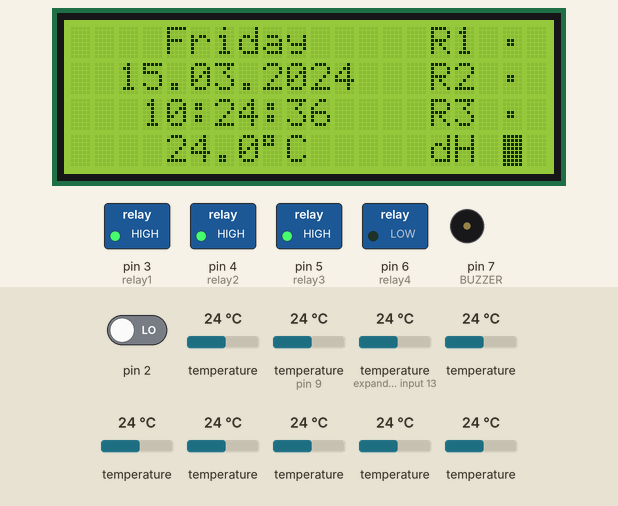
This sketch was run on a simulated Arduino Uno, built with avr-gcc and run on an emulated ATmega328P. On the bench: 20×4 character LCD, switched loads named in the sketch (green lamp = pin HIGH), buzzer (waves = sounding, pin HIGH). The inputs (shaded band) are chosen by the test bench; at power-on: temperature 24 °C, pin 2 LOW, temperature (sensors on pin 9, expander input 13) 24 °C. The local clock reads 2024-03-15 10:24:30 at power-on unless the sketch sets it; random numbers use the default seed unless the sketch sets one; what the sketch prints to the serial monitor is not drawn.

Above: at 7.1 s.
7.2 s: temperature (sensor 409) set to 12 °C
At 11.3 s:
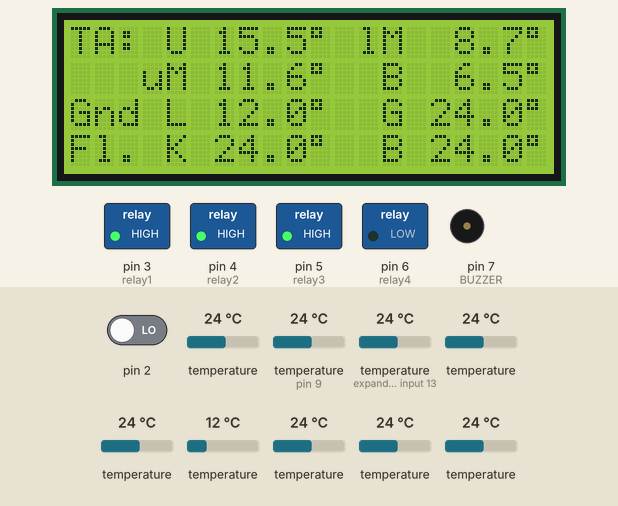
14.5 s: temperature (sensor 509) set to 12 °C
At 21.7 s:
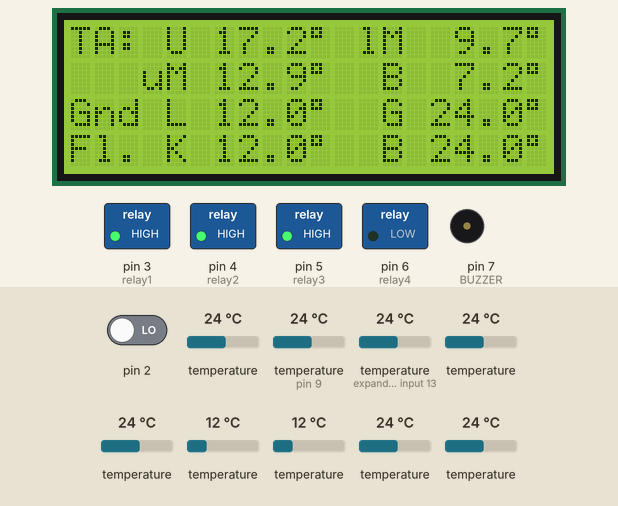
22.6 s: temperature (sensor 609) set to 12 °C
At 25.1 s:
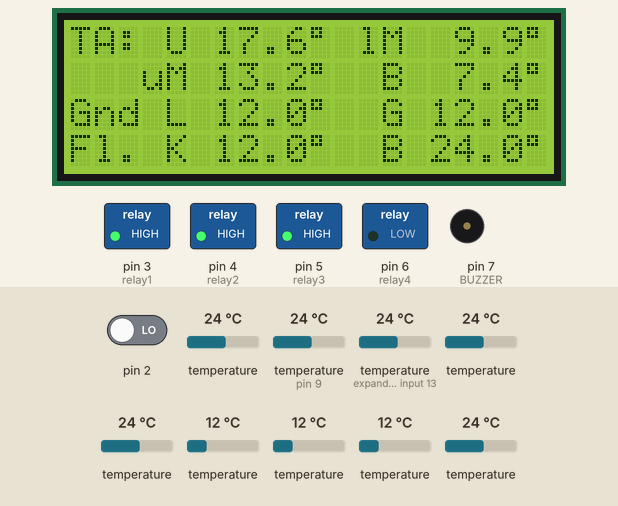
25.5 s: temperature (sensor 709) set to 12 °C
At 33.1 s:
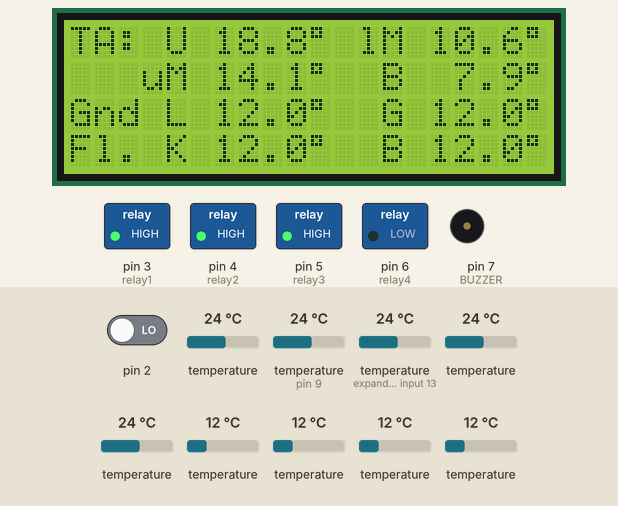
33.5 s: temperature (sensor 0) set to 12 °C
At 39.2 s:
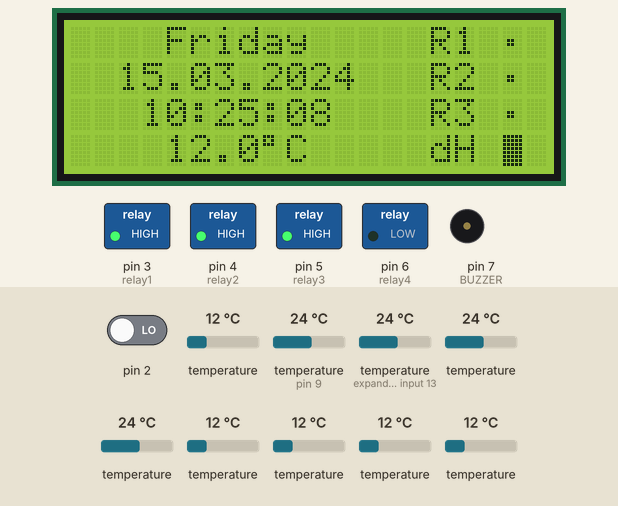
39.5 s: temperature (sensor 0) set to 3 °C
At 40.6 s:
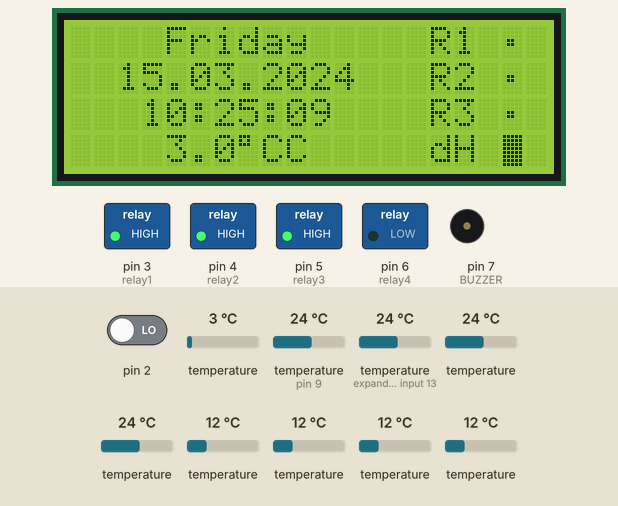
Timing chart, 0 to 42.5 s (numbered marks = the images above; inputs shaded):
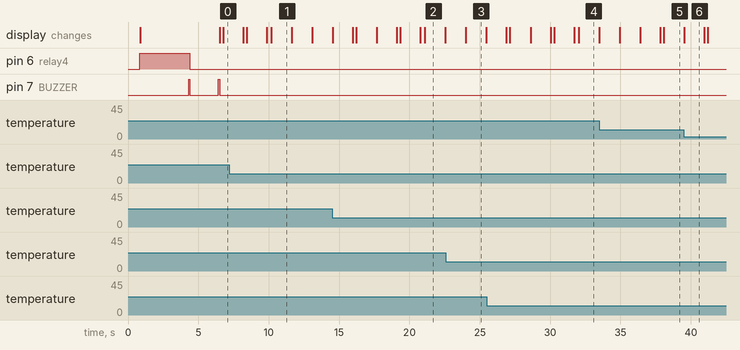

The sketch:

DS18S20_2004_cot60_v2_8.ino
```cpp
/*  LCD I2C initialization and T measurements simulation, Version 1.3 03.02.16
 *  Backpack Interface labelled "LCM1602 IIC  A0 A1 A2"
 *  RTC DS3231 connected over IIC interface
 *  Heating energy accumulation / consumption simulated
 *  3 displays screen, switching consequentedly
 *
 *  Next steps:
 *  1. Energy balans calculation. Energy losses - middle tank temp. difference through time unit. minus heating energy
 *  2. T1-T8 -> T[1]-T[8]
 *  3. RelayX - > Realy[X]
 *
 *  All done with register operations
 */
#include <Wire.h>              // Arduino IDE
#include <LiquidCrystal_I2C.h> // https://bitbucket.org/fmalpartida/new-liquidcrystal/downloads
#include <DS3231.h>
#include <OneWire.h>            // OneWire Library                         *new*
#include <DallasTemperature.h>  // DS18B20 Library                         *new*

/*-----( Declare objects )-----*/
DS3231  rtc(SDA, SCL);        // Init the DS3231 using the hardware interface

// Set the pins on the I2C chip used for LCD connections:
//                    addr, en,rw,rs,d4,d5,d6,d7,bl,blpol
LiquidCrystal_I2C lcd(0x3F, 2, 1, 0, 4, 5, 6, 7, 3, POSITIVE);  // Set the LCD I2C address
                                                                // 0x3F for 20x4 LCD

//   Relay num   0  1  2  3
const byte Relay[4] = {3, 4, 5, 6}; // Control pin number
#define relay1 3              // Wood boiler heater 1
#define relay2 4              // Wood boiler heater 2
#define relay3 5              // Wood boiler heater 3
#define relay4 6              // Water boiler heater,"Day" heater
#define BUZZER 7              // Buzzer connected to the pin D7

#define ONE_WIRE_BUS 9           // OneWire interface (data) is plugged into port 9
#define TEMPERATURE_PRECISION 10 // Set the resolution of DS18B20 sensors

// Keyboard
// lines(INPUT_PULLUP): A0,A1,A2,A3; columns(OUTPUT): B10,B11,B12

OneWire oneWire(ONE_WIRE_BUS);        // Setup a oneWire instance to communicate with any OneWire devices
DallasTemperature sensors(&oneWire);  // Pass our oneWire reference to Dallas Temperature.

//  ----  Sensor addresses --------------
DeviceAddress Sensor0 = { 0x28, 0xFF, 0xB1, 0x97, 0xB2, 0x15, 0x03, 0xAF }; // Sensor 1 upper
DeviceAddress Sensor1 = { 0x28, 0xFF, 0x19, 0x73, 0xB2, 0x15, 0x03, 0xE5 }; // Sensor 2 middle upper
DeviceAddress Sensor2 = { 0x28, 0xFF, 0x56, 0x8F, 0xB2, 0x15, 0x01, 0xBC }; // Sensor 3 middle low
DeviceAddress Sensor3 = { 0x28, 0xFF, 0x97, 0x05, 0xB2, 0x15, 0x01, 0x91 }; // Sensor 4 bottom

DeviceAddress Sensor4 = { 0x28, 0xFF, 0xD4, 0x50, 0xC0, 0x15, 0x01, 0xCF }; // Living room temp.
DeviceAddress Sensor5 = { 0x28, 0xFF, 0x25, 0x50, 0xC0, 0x15, 0x01, 0xA4 }; // Kitchen temp.
DeviceAddress Sensor6 = { 0x28, 0xFF, 0xCD, 0x6E, 0xC2, 0x15, 0x02, 0xB0 }; // Guest room temp.
DeviceAddress Sensor7 = { 0x28, 0xFF, 0x67, 0x53, 0xC0, 0x15, 0x01, 0x46 }; // Bathroom temp.

uint8_t * sens[] = { Sensor0, Sensor1, Sensor2, Sensor3, Sensor4, Sensor5, Sensor6, Sensor7 };

unsigned long previousTime = 0, nowSim = 10000; // Value of the fixed time point
byte screenN = 0;               // Screen number for the switching between screens
int period;                     // Time in millisec. for each screen is schowing
int tsim = 0;                   // Variable changing the temperature values

// ------------  Data needed for the heating energy calculation  ----------------------
const int   heatBufferVolume = 980;   // Liters, kG
const float cWater = 4.184;           // thermal capacity of water by 60°C kJ/(kG*K)
const float tRef = 20;                // minimum water temperature °C
const float heatLosses = 4.0;         // heat energy losses (kWt/h)
float heatEnergy = 0;           // heat energy in kWt/h stored in the buffer tank
float heatingTime = 0.0;        // approximate time to the next heating in hrs.
uint8_t  heaterN(2);               // number of the night heater allowed
boolean relayOn = false, dayHeaterOn = false, day(false); // Show state of the PLC
boolean nightAlwd(true), dayAlwd(true);
uint8_t nightThours(23), nightTmin(0), dayThours(7), dayTmin(0);
float maxNightT = 90.0, minNightT = 60.0, minDayT = 20.0, maxDayT = 60.0;

// Buffer T   Upp.  MidU  MidL  Bott. Ro.1  Ro.2  Ro.3  Ro.4, T[8] - avarage
float T[9] = {25.0, 22.0, 20.0, 18.0, 22.0, 24.0, 23.0, 19.0};
float * ptrT[9] = {&T[0], &T[1], &T[2], &T[3], &T[4], &T[5], &T[6], &T[7], &T[8]} ;

// ptrT = &T;

Time t;                         // Creating the time structure 't'
uint8_t hours = 0, minutes = 0; // t.hour, t.min

// ----------- Set up menu data: ---------------------
// Manual mode, heater element can be switched On/Off manually
// Heater switching allowed at night / at day separately
// How many night heaters are allowed (1, 2, (3))
// Night/day time settings nightTime = 23:00, dayTime = 07:00
// maxNightT = 90°C, minNightT = 60°C, minDayT = 20°C, maxDayT = 60°C
// All set date should be writen in EEPROM


void setup()   /*----( SETUP: RUNS ONCE )----*/
  {
  Serial.begin(9600);    // Used to communicate with PC // while (!Serial); - needed for Leonardo

  lcd.begin(20,4);          // (20,4) initialize the lcd for 20 chars 4 lines and turn on backlight
  rtc.begin();              // initialize RTC DS3231

  // The following line can be uncommented to set the date and time
  // setRTC();

  sensors.begin();          // Start up the DallasTemperature.h (DS18B20) library
  sensors.requestTemperatures();

 // relay1 3, relay2 4, relay3 5, relay4 6, buzzer 7th-bit
  DDRD  |= 0b11111000;  // DDRD is the direction register for Port D (Arduino digital pins 0-7), "1" means output
  PORTD |= 0b01111000;  // All relays are set to HIGH (switched off), the byzzer - to LOW (off)

  LCDintro();  // Introduction on LCD, plays once

  // relayTest(); // Optional


}  /*--( END SETUP )---*/

void loop()   /*----( LOOP: RUNS CONSTANTLY )----*/
{
  unsigned long now = millis();                           // internal time - for the switching between screens
  t = rtc.getTime();
  hours = t.hour;  minutes = t.min;   // Current time stored in 'hours' and 'minutes'

  serDebug();

  sensors.requestTemperatures();
  for (uint8_t i = 0; i < 8; i++)   T[i] = sensors.getTempC(sens[i]);

  tempSimulation (ptrT); // exchange measured values through simulated ones

  // hours = (uint8_t)((millis() - now)/10000)
  /* if ( (millis()- nowSim) > 10000 ) {
    hours = hours + 1;
    if(hours > 24) hours = 0;
    nowSim =  millis();
    }*/


  // ----------------- Business logic ------------------

  if ((hours >= 23) || (hours < 7)) day = false; else day = true;  // Day time or night?

  // Night mode
  if (!day && !relayOn && !dayHeaterOn) {  // If at night both the relay and the day heater are switched OFF
    nightHeating(1);
    relayOn = true;
  }
  else if (day && relayOn) {               // If we are still heating with night heater but it became day time
    nightHeating(0);
    relayOn = false;
    delay(2000);
  }

  // Day mode
  if (day && (T[0] < 20.0) && !dayHeaterOn && !relayOn) { // If there is day time and the upper temp falls under 15°C
    dayHeating(1);
    dayHeaterOn = true;
  }
  else if (dayHeaterOn && (!day || (T[0] > 30.0)) ) { // If at night OR the UTemp has risen over 30°C
    dayHeating(0);
    dayHeaterOn = false;
  }

  // Alarm conditions - HeatAlarm:    UpperT > 95°C,
  //                    LowTempAlarm: BottomT < 10°C, any of roomT < 8°C
  //                    FireAlarm:    any of roomT > 40°C

  if(now < previousTime) previousTime = now;  // overflow condition
  if((now - previousTime) >= period)          // switching between screens if
                                              // 'period'-milliseconds ran out
  { screenN++; if (screenN == 3) screenN = 0; // Screen counter setting
    previousTime = now;
    screenPause(200);                            // a pause between screens

    switch (screenN) {                        // one-time procedure on the time switching condition
      case 0:
        period = 5000;
        outputForm();                         // prints numbers 1-8 and (°)sign on LCD
        break;
      case 1:
        period = 2000;
        break;
      case 2:
        period = 1000;
        lcd.setCursor(4,1); lcd.print("next heating");
        lcd.setCursor(4,2); lcd.print("in      hrs");
        break;
      default: // if nothing else matches, do the default (optional)
      break;
    } // End of switch (screenN) one-time
  }   // End of time switch (now - previousTime) >= period

  switch(screenN) { // cyclic procedure showing data on the lcd screen
    case 0:
      showTempLCD(ptrT); // prints temperature value (1-8) on LCD
      break;
    case 1:
      lcd.setCursor(4,0); lcd.print(rtc.getDOWStr());     // Send Day-of-Week as a string
      lcd.setCursor(2,1); lcd.print(rtc.getDateStr());    // Send date as dd.mm.yyyy
      lcd.setCursor(3,2); lcd.print(rtc.getTimeStr());    // Send time string as hh:mm:ss
      lcd.setCursor(4,3); lcd.print(rtc.getTemp(),1);     // Send inside temperature
      lcd.write(0xdf);    lcd.print("C");
      lcd.setCursor(15,0); lcd.print("R1 "); if(relayOn)lcd.write(0xff); else lcd.write(0xa5);    // lcd.print(".");
      lcd.setCursor(15,1); lcd.print("R2 "); if(relayOn)lcd.write(0xff); else lcd.write(0xa5);    // lcd.print(".");
      lcd.setCursor(15,2); lcd.print("R3 "); lcd.write(0xa5);                                     // lcd.print(".");
      lcd.setCursor(15,3); lcd.print("dH "); if(dayHeaterOn)lcd.write(0xff); else lcd.write(0xa5); //lcd.print("."); ;

      break;
    case 2:
      heatEnergy = heatBufferVolume * cWater * (T[8] - tRef); // stored heat energy (kJ/h)
      heatingTime = heatEnergy/3600/heatLosses;             // time in hrs. to the next heating,
                                                            // assumed that the heat losses are 4 kWt/h
      lcd.setCursor(5,0); lcd.print(heatEnergy/3600,1);     // calculate and show the stored heat energy
      lcd.print(" kWt/h");
      lcd.setCursor(7,2);
      if (heatEnergy >= 0.0)
        if (heatingTime < 10.0) {
          lcd.print(" ");
          lcd.print(heatingTime,1);
        }
        else lcd.print(heatingTime,1);
      else {
        lcd.setCursor(4,2); lcd.print("immediately !!!");
      }
      break;
    default:
      break;
  } // End of switch (screenN) cyclic

}  /* --(end main loop )-- */

void screenPause(int duration) {
    lcd.clear();         lcd.noDisplay();
    delay(duration);     lcd.display();    }

void outputForm() // for 20x4 lcd display
    {
      lcd.clear();
      lcd.setCursor(0,0); lcd.print("TA: U --,-  lM --,-"); lcd.write(0xdf);
      lcd.setCursor(0,1); lcd.print("   uM --,-   B --,-"); lcd.write(0xdf);
      lcd.setCursor(0,2); lcd.print("Gnd L --,-   G --,-"); lcd.write(0xdf);
      lcd.setCursor(0,3); lcd.print("Fl. K --,-   B --,-"); lcd.write(0xdf);

      lcd.setCursor(10,0); lcd.write(0xdf); // Put the °-sign at the right place
      lcd.setCursor(10,1); lcd.write(0xdf);
      lcd.setCursor(10,2); lcd.write(0xdf);
      lcd.setCursor(10,3); lcd.write(0xdf);
    }

void showTempLCD (float * Temp[9])
    {
      lcd.setCursor(6,0);  printTemp(*Temp[0]);  // Buffer tank upper sensor
      lcd.setCursor(6,1);  printTemp(*Temp[1]);  // middle upper sensor
      lcd.setCursor(15,0); printTemp(*Temp[2]);  // middle lower sensor
      lcd.setCursor(15,1); printTemp(*Temp[3]);  // bottom sensor
      lcd.setCursor(6,2);  printTemp(*Temp[4]);  // Living room temp.
      lcd.setCursor(6,3);  printTemp(*Temp[5]);  // Kitchen temp.
      lcd.setCursor(15,2); printTemp(*Temp[6]);  // Guest room temp.
      lcd.setCursor(15,3); printTemp(*Temp[7]);  // Bathroom temp.
/*
      delay (3000);

      int k = 0, i = 15, j = 1;
      for ( k = 0; k < 8; k++)
      {
      if (j == 1) j = 0; else j = 1; if (k > 3) j += 2;
      if ((k % 2) == 0) {if (i == 15) i = 6; else i = 15;}
      lcd.setCursor(i,j); lcd.print(*Temp[k],1);
      if (k > 3) j -= 2;
      }*/
    }

void printTemp(float Temp) {
  if (Temp != -127.0) {
    if (Temp < 10.0) lcd.print(" ");
    lcd.print(Temp,1);
  }
  else lcd.print(" n.a");
}

void buzzerPeep (byte buzzerPin, int duration)
    {digitalWrite(buzzerPin, HIGH);   delay(duration); digitalWrite(buzzerPin, LOW);}

void tempSimulation (float *Ts[9]) // tsim - global variable
    {
    if (tsim < 350) *Ts[0]= 15.0 + 0.24*tsim; // + float(random(0,200))/200;        // Tank upper temp. rising
    else            *Ts[0]= 99.0 - 0.24*(tsim-349); // + float(random(0,200))/200;  // Tank upper temp. falling

    *Ts[8] = *Ts[0];                                                    // Initial sum

    for (byte i = 1; i < 4; i++) {                                      // Buffer tank temperature variation
      *Ts[i] = *Ts[i-1] * 0.75; // + float(random(0,100))/200;
      *Ts[8] += *Ts[i]; }
    *Ts[8]= *Ts[8] / 4;                                            // Average temperature in the buffer tank

    // for (byte i = 4; i < 8; i++) *Ts[i]= *Ts[3] * 0.75 + float(random(0,200))/100; // Air temperature in the rooms

 /* if ((Tm < 20.0) || (T1 > 95.0)) // alarm signal if Tm is lower as 25° or T1 exceeds 95°
    { lcd.noBacklight();
      digitalWrite(BUZZER, HIGH);   delay(300);
      lcd.backlight();
      digitalWrite(BUZZER, LOW);    delay(150);
      digitalWrite(BUZZER, HIGH);   delay(150);
      digitalWrite(BUZZER, LOW);    delay(50);
      } */

    tsim++; delay(500);
    if (tsim == 700) tsim = 0;
} // ------- End of T-measurement simulation --------

void relayTest () {     // Relay switch ON (LOW) / OFF (HIGH)

    buzzerPeep (BUZZER, 100);
    digitalWrite (relay1, LOW); delay(500); digitalWrite (relay1, HIGH);

    buzzerPeep (BUZZER, 100);
    digitalWrite (relay2, LOW); delay(500); digitalWrite (relay2, HIGH);

    buzzerPeep (BUZZER, 100);
    digitalWrite (relay3, LOW); delay(500); digitalWrite (relay3, HIGH);

    buzzerPeep (BUZZER, 100);
    digitalWrite (relay4, LOW); delay(500); digitalWrite (relay4, HIGH);

} // --------End relaytest -------------

void nightHeating (boolean on) {     // Relay switch ON (LOW) / OFF (HIGH)
  uint8_t wahl = (int) random(0, 300)/100;
  if (on) {
    //if (wahl < 1) {;}                       // relay1, relay2
    //else if ((wahl >= 1) && (wahl < 2)) {;} // relay2, relay3
    //else if ((wahl >= 2) && (wahl <= 3)) {;};   // relay1, relay3

    buzzerPeep (BUZZER, 100);
    PORTD &= ~(1 << relay1); delay(1000); // digitalWrite (relay1, LOW);
    buzzerPeep (BUZZER, 100);
    PORTD &= ~(1 << relay2); delay(1000); // digitalWrite (relay2, LOW);
    buzzerPeep (BUZZER, 100);
    // digitalWrite (relay3, LOW); delay(500);
  }
  else {
    buzzerPeep (BUZZER, 100);
    PORTD |= (1 << relay1); delay(500); // digitalWrite (relay1, HIGH);
    buzzerPeep (BUZZER, 100);
    PORTD |= (1 << relay2); delay(500); // digitalWrite (relay2, HIGH);
    buzzerPeep (BUZZER, 100);
    PORTD |= (1 << relay3);             // digitalWrite (relay3, HIGH);
  }
 } // --------End nightHeating -------------

 void dayHeating (boolean on) {     // Water boiler relay switch ON (LOW) / OFF (HIGH)
  if (on) {
    buzzerPeep (BUZZER, 100);
    PORTD &= ~(1 << relay4); delay(2000); // digitalWrite (relay4, LOW);
    buzzerPeep (BUZZER, 100);
  }
  else {
    buzzerPeep (BUZZER, 100);
    PORTD |= (1 << relay4); delay(2000);  // digitalWrite (relay4, HIGH);
    buzzerPeep (BUZZER, 100);
  }
 } // --------End dayHeating -------------

 void serDebug(){
  Serial.println(F("\t\t0\t1\t2\t3\t4\t5\t6\t7\t8\tPORTD\trel1\trel2\trel3\trel4\tbuzz"));
  Serial.print(rtc.getTimeStr()); Serial.print(" ");// Serial.print("\t");

  Serial.print( t.hour ); Serial.print("\t");
  // Serial.print( hours ); Serial.print("\t");
  // Serial.print( minutes ); Serial.print("\t");
  for (int i = 0; i < 9; i++) {Serial.print(T[i], 1); Serial.print("\t");}
  Serial.print(PIND, BIN);
  Serial.print("\t");  Serial.print(!!(PORTD & (1 << relay1)) );  // Serial.print(digitalRead(3));
  Serial.print("\t");  Serial.print(!!(PORTD & (1 << relay2)) );  // Serial.print(digitalRead(4));
  Serial.print("\t");  Serial.print(!!(PORTD & (1 << relay3)) );  // Serial.print(digitalRead(5));
  Serial.print("\t");  Serial.print(!!(PORTD & (1 << relay4)) );  // Serial.print(digitalRead(6));
  Serial.print("\t");  Serial.print(!!(PORTD & (1 << BUZZER)) );  // Serial.print(digitalRead(7));
  // Serial.print("    ");  Serial.print(__TIME__); // 10:45:38    Feb 19 2019
  // Serial.print("    ");  Serial.print(__DATE__); // 10:45:38    Feb 19 2019
  Serial.println();
 }

 void LCDintro() {
   lcd.setCursor(0,0); lcd.print(F("Heat accum. 980 l."));
   lcd.setCursor(0,1); lcd.print(F("Temperature Sensors:"));
   lcd.setCursor(0,2); lcd.print(F("8 DS18S20 I2C"));
   lcd.setCursor(0,3); lcd.print(F("4 relays")); delay(2000);

  }

 void setRTC() {
  String sysTime = __TIME__, sysDate = __DATE__;
  String uCTime = "", uCDate = "";
  int h = 12, m = 0, s = 0, day = 1, month = 1, y = 2019;
  const char * monthName[] = {"Jan", "Feb", "Mar", "Apr", "May", "Jun", "Jul", "Aug", "Sep", "Oct", "Nov", "Dec"};

  uCTime = sysTime.substring(0, 2); h = uCTime.toInt();
  uCTime = sysTime.substring(3, 5); m = uCTime.toInt();
  uCTime = sysTime.substring(6, 8); s = uCTime.toInt();
  uCTime = "PLC time: " + (String)h + ":" + (String)m + ":" + (String)s + "   ";

  day = (sysDate.substring(4, 6)).toInt();
  y = (sysDate.substring(7, 12)).toInt();
  uCDate = sysDate.substring(0, 3);
  for( byte i = 0; i < 12; i++) {if (uCDate == monthName[i]) month = i + 1;}

  uCDate = (String)day + "/" + (String)month + "/" + (String)y;

  Serial.print("Sys time: "); Serial.print(sysTime); Serial.print(" "); Serial.println(sysDate);
  Serial.print(uCTime); Serial.println(uCDate);

  rtc.setTime(h, m, s);     // Set the time to 12:00:00 (24hr format)
  rtc.setDate(day, month, y);   // Set the date to January 1st, 2014
  }

/* ( THE END ) */
```

Measured:
- by itself, pin 7 (BUZZER): alternates HIGH for 0.10 s and LOW for 2.0 s
- what the display in image 1 shows lasts 1.4 s, from 10.2 s to 11.6 s
- what the display in image 6 shows lasts 1.5 s, from 39.5 s to 41.0 s
